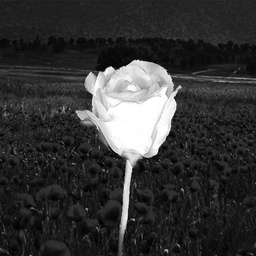
#> input picture agssiment31/input/flower_input.jpg, 256 x 256 px, shrunk from 1000 x 1000 before the run
$ python background_blur.py
#> lines starting #> are read from the running program, lines starting #| are printed output that depends on the picture; after the words box and inside, x2 and y2 are one past the last pixel; in counts of white or black regions, pixels touching at a corner belong together
import cv2
import numpy as np
image=cv2.imread("input/flower_input.jpg",cv2.IMREAD_GRAYSCALE)
#> image is the input picture: shape (256, 256); min 0, max 255, mean 53.2
_,image_2=cv2.threshold(image,170,255,cv2.THRESH_BINARY)
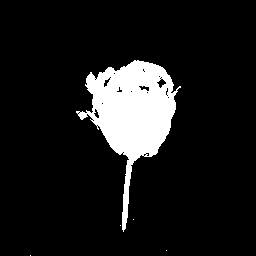
#> image_2: shape (256, 256); 10.5% white; 5 white regions (4 under 20 px), largest, box (x1, y1, x2, y2) and area: (76, 60, 181, 232) 6892

kernel=np.ones((5,5))/25
for satr in range(1,image_2.shape[0]-1):
    for sotoon in range(1,image.shape[1]-1):
        box=image_2[satr-1:satr+2,sotoon-1:sotoon+2]
        box=np.sort(box,axis=None)

        image_2[satr,sotoon]=box[4]
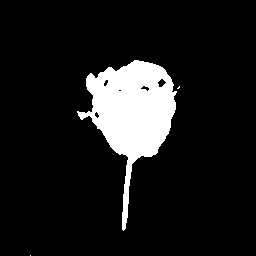
#> image_2: shape (256, 256); 10.6% white; 3 white regions (2 under 20 px), largest, box (x1, y1, x2, y2) and area: (77, 60, 177, 231) 6961
flower=(image_2//255)*image
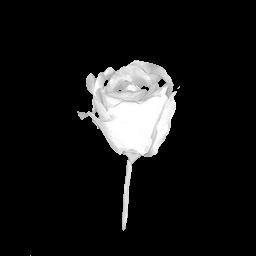
#> flower: shape (256, 256); min 0, max 255, mean 24
for _ in range(10):
    for satr in range(2,image.shape[0]-2):
        for sotoon in range(2,image.shape[1]-2):
            box=image[satr-2:satr+3,sotoon-2:sotoon+3]*kernel
            average=np.sum(box)
            image[satr,sotoon]=average
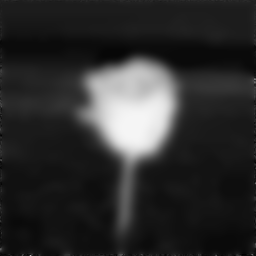
#> image: shape (256, 256); min 0, max 245, mean 44.9
one=np.ones(image.shape)
one_2=np.ones(image.shape)*-1
_,z=cv2.threshold(image_2,170,255,cv2.THRESH_BINARY_INV)
back_ground=image*(z//255)
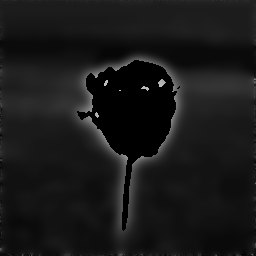
#> back_ground: shape (256, 256); min 0, max 196, mean 24.4
image=np.add(back_ground,flower)
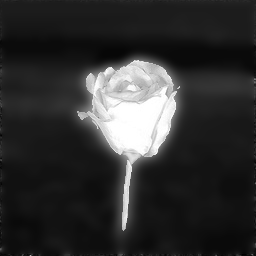
#> image: shape (256, 256); min 0, max 255, mean 48.4
cv2.imshow("",image)
cv2.waitKey()
cv2.imwrite("output/back_ground.jpg",image)
